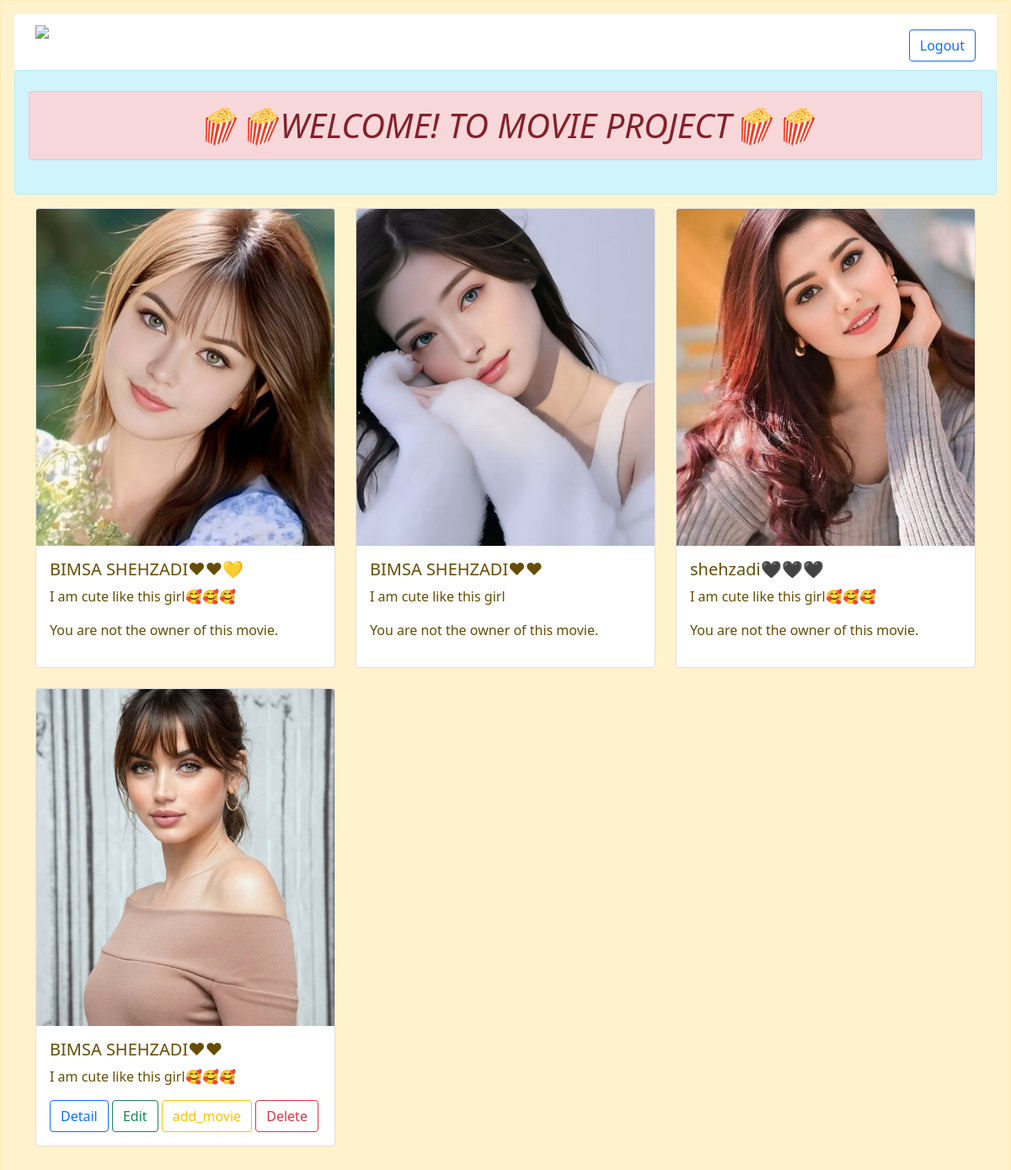
/show/ (signed in), run on the app's committed database.
### movie_app/models.py (models this page shows)
class Movie_Model(models.Model):
    movie_name = models.CharField(max_length=150)
    discription = models.CharField(max_length=250)
    image = models.ImageField(upload_to='images', blank=True)
    owner = models.ForeignKey(User,on_delete=models.CASCADE)

### movie_app/views.py (the view)
# urls.py: path('show/',views.show_movie,name='show_movie'),
@login_required
def show_movie(request):
    movies = Movie_Model.objects.all()
    return render(request,'show_movie.html', {'movies': movies})

### templates/show_movie.html (shortened to what this page needs)
{% extends 'base.html' %}
{% block content %}
<div class="container">
    <div class="row">
        {% for i in movies %}
            <div class="col-md-4 mb-4">
                <div class="card h-100">
                    <img class="card-img-top" src="{{ i.image.url }}" alt="{{ i.owner }}" style="object-fit: cover; height: 400px;">
                    <div class="card-body">
                        <h5 class="card-title">{{ i.movie_name }}</h5>
                        <p class="card-text">{{ i.discription }}</p>
                        <form action="{% url 'delete' i.id %}" method="post">
                            {% if i.owner == user %}
                                <a href="{% url 'detail' i.id %}" class="btn btn-outline-primary">Detail</a>
                                <a href="{% url 'edit' i.id %}" class="btn btn-outline-success">Edit</a>
                                <a href="{% url 'movie_add' %}" class="btn btn-outline-warning">add_movie</a>
                                <button type="submit" class="btn btn-outline-danger">Delete</button>
                            {% else %}
                                <p >You are not the owner of this movie.</p>
                            {% endif %}
                       </form>
                    </div>
                </div>
            </div>
        {% endfor %}
    </div>
</div>
{% endblock content %}

### data on the page
Movie_Model: image (picture), movie_name "BIMSA SHEHZADI❤❤💛", discription "I am cute like this girl🥰🥰🥰", shows "You are not the owner of this movie."
Movie_Model: image (picture), movie_name "BIMSA SHEHZADI❤❤", discription "I am cute like this girl", shows "You are not the owner of this movie."
Movie_Model: image (picture), movie_name "shehzadi🖤🖤🖤", discription "I am cute like this girl🥰🥰🥰", shows "You are not the owner of this movie."
Movie_Model: image (picture), movie_name "BIMSA SHEHZADI❤❤", discription "I am cute like this girl🥰🥰🥰", shows "Detail"
